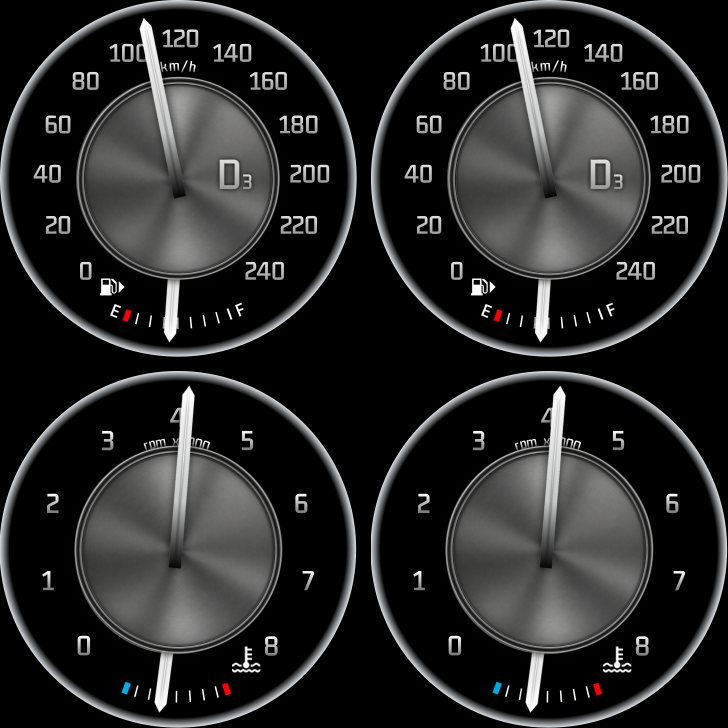
#> input picture .dashcheck/ab2_1500.png, 1456 x 1456 px (shown at 1/2 size)
$ python abdiff.py ab2_1500.png
#> lines starting #> are read from the running program, lines starting #| are printed output that depends on the picture
#!/usr/bin/env python3
"""Разбор снимков стенда сравнения приборов.

Стенд (Dashboard/Main.qml, временный) — окно 1456 x 2940, четыре пары:

    y=0     OldSpeedometer | Speedometer     проверка (спидометр)
    y=742   OldTachometer  | Tachometer      проверка (тахометр)
    y=1484  Speedometer    | Speedometer     контроль: одинаковые новые
    y=2226  OldSpeedometer | OldSpeedometer  контроль: одинаковые старые

Для каждой пары печатается максимальная разница по каналу, число различающихся
пикселей и рамка различий. Смысл контроля — измерить шум отрисовки: если
одинаковые реализации тоже расходятся на несколько десятков пикселей, то
различия такого же порядка в проверочных парах ничего не доказывают.
"""

import sys

import numpy as np
from PIL import Image

GAUGE = 714
GAP = 28
ROWS = [
    (0, "проверка: спидометр старый/новый"),
    (GAUGE + GAP, "проверка: тахометр  старый/новый"),
    ((GAUGE + GAP) * 2, "контроль: две новые реализации"),
    ((GAUGE + GAP) * 3, "контроль: две старые реализации"),
]


def compare(a, b):
    diff = np.abs(a.astype(np.int16) - b.astype(np.int16)).max(axis=2)
    n = int((diff > 0).sum())
    bbox = None
    if n:
        ys, xs = np.nonzero(diff)
        bbox = (int(xs.min()), int(ys.min()), int(xs.max()), int(ys.max()))
    return int(diff.max()), n, int((diff > 4).sum()), bbox


def main(path):
#> called with path = 'ab2_1500.png'
    img = np.asarray(Image.open(path).convert("RGB"))
#> img is the input picture: shape (1456, 1456, 3); mean R, G, B 39.1, 39.3, 39.4
    print(f"{path}: {img.shape[1]}x{img.shape[0]}")
#| ab2_1500.png: 1456x1456
    results = []
    for y0, name in ROWS:
        left = img[y0:y0 + GAUGE, 0:GAUGE]
        right = img[y0:y0 + GAUGE, GAUGE + GAP:GAUGE + GAP + GAUGE]
        maxd, n, n4, bbox = compare(left, right)
        results.append((name, maxd, n, n4))
        print(f"  {name}: max_delta={maxd} px_diff={n} px_diff>4={n4} bbox={bbox}")
#> this loop made 3 passes
#> (n, bbox, maxd, n4) on passes 1 to 2: (77, (292, 118, 371, 381), 11, 6), (50, (321, 32, 385, 574), 8, 3)
#> n on pass 3: 0
#|   проверка: спидометр старый/новый: max_delta=11 px_diff=77 px_diff>4=6 bbox=(292, 118, 371, 381)
#|   проверка: тахометр  старый/новый: max_delta=8 px_diff=50 px_diff>4=3 bbox=(321, 32, 385, 574)
#> pass 1, in main, `left = img[y0:y0 + GAUGE, 0:GAUGE]`:
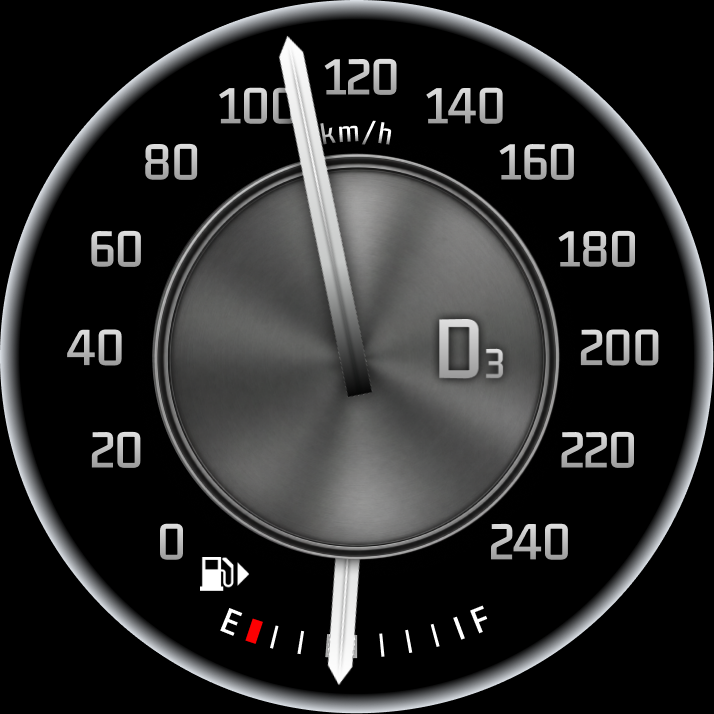
#> left: shape (714, 714, 3); mean R, G, B 42.2, 42.4, 42.4
#> pass 2, in main, `left = img[y0:y0 + GAUGE, 0:GAUGE]`:
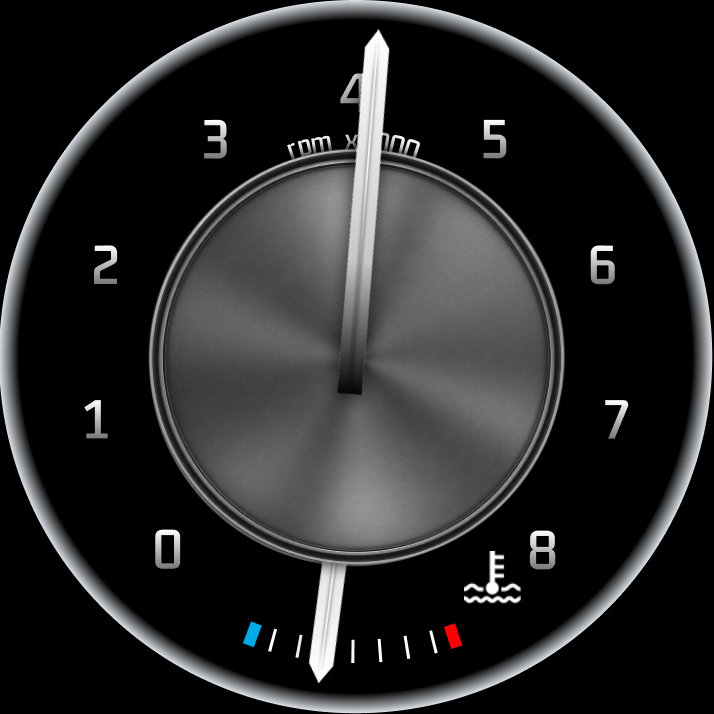
#> left: shape (714, 714, 3); mean R, G, B 39.1, 39.3, 39.4
#> after the loop, results = [('проверка: спидометр старый/новый', 11, 77, 6), ('проверка: тахометр  старый/новый', 8, 50, 3)]

    checks = [r for r in results if r[0].startswith("проверка")]
    controls = [r for r in results if r[0].startswith("контроль")]
    worst_check = max(r[2] for r in checks)
    worst_control = max(r[2] for r in controls)
    print(f"  худшая проверочная пара: {worst_check} px, "
          f"худший контроль (шум отрисовки): {worst_control} px")
    ok = worst_check <= worst_control
    print("РЕЗУЛЬТАТ:", "различия в пределах шума отрисовки" if ok
          else "ЕСТЬ РАЗЛИЧИЯ ВЫШЕ ШУМА")
    return 0 if ok else 1


if __name__ == "__main__":
#> (the run stopped early here; a loop or call above may not have finished)
